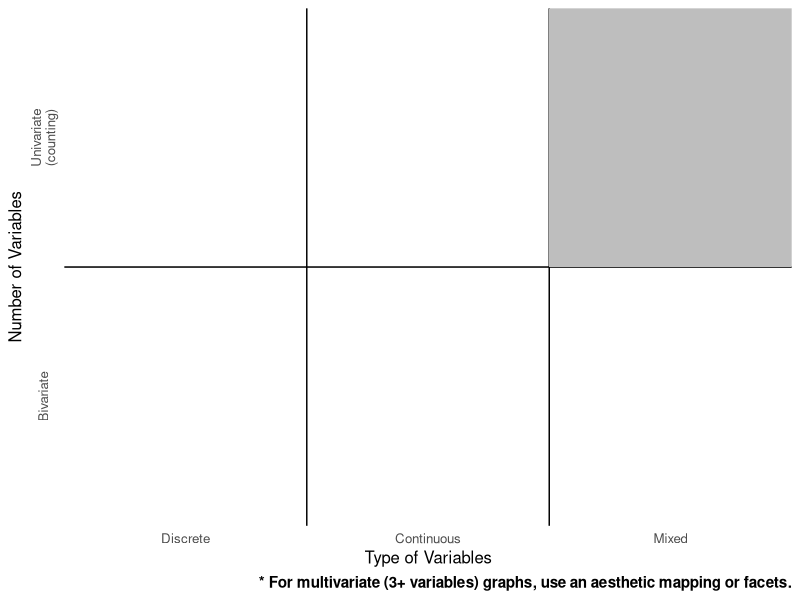
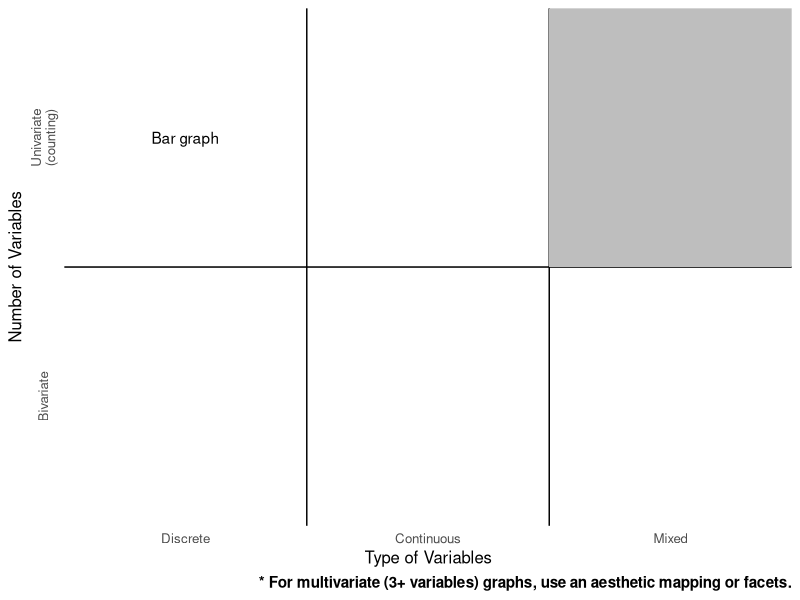
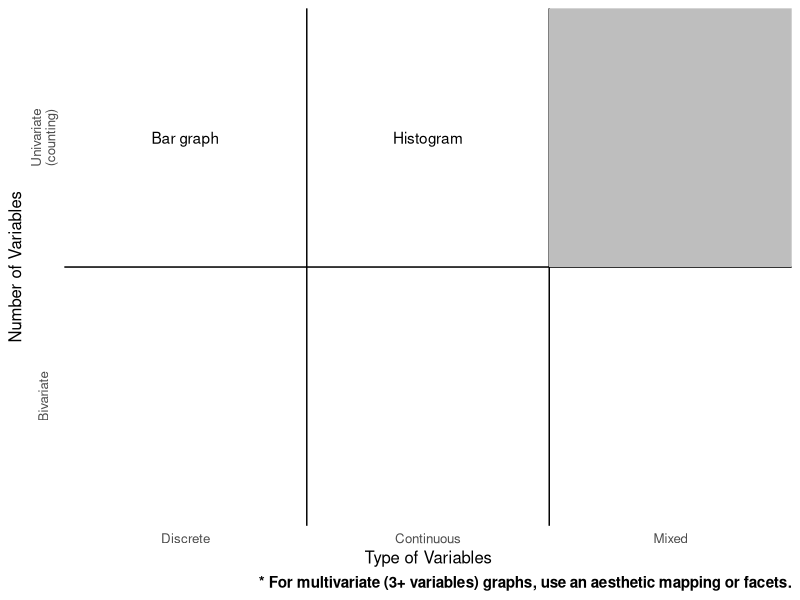
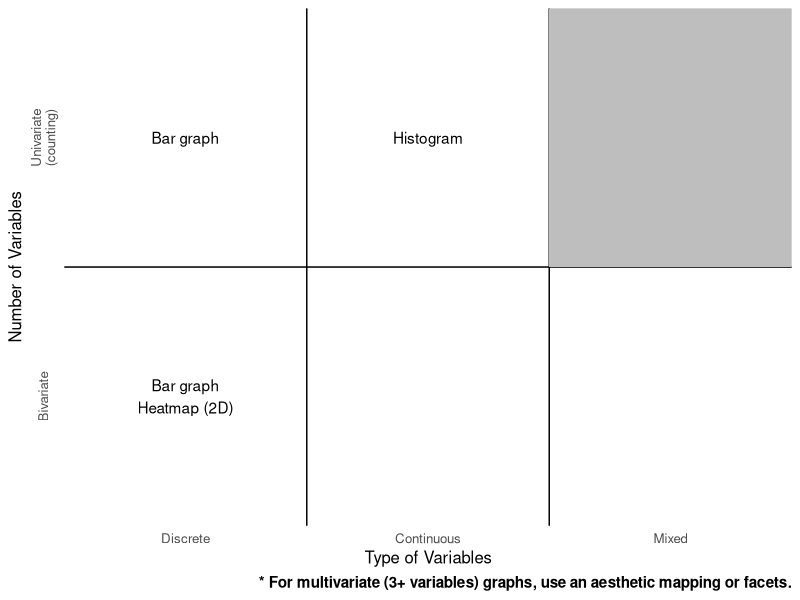
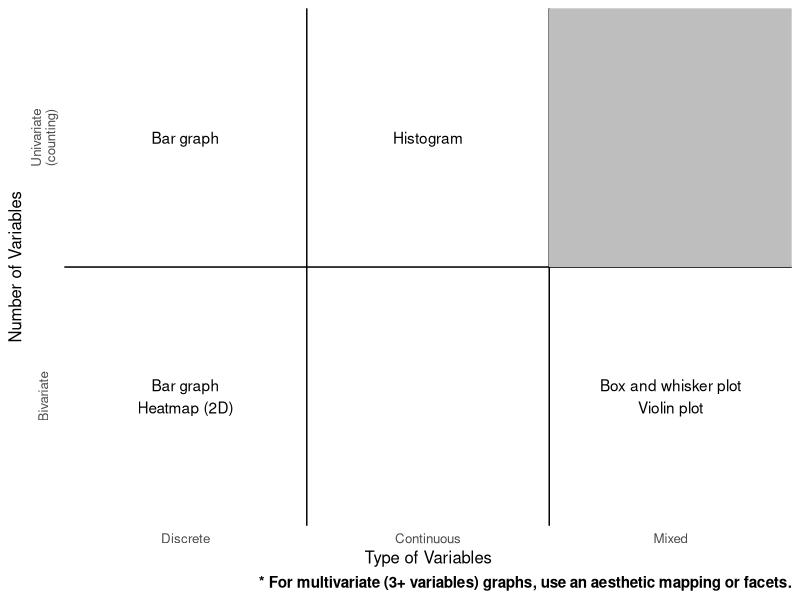
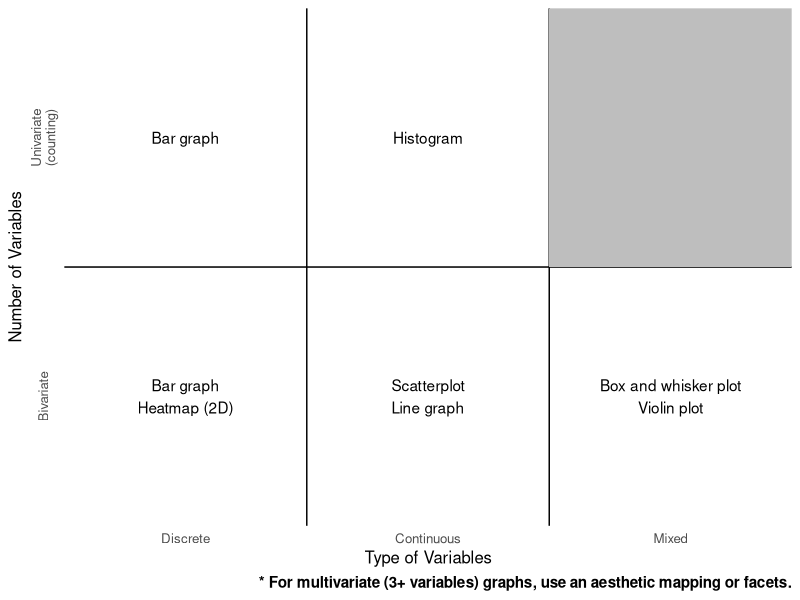

R code for these plots, in order:
## ---- chunk 1
#| label: setup

p <- ggplot2::ggplot() + ggplot2::geom_hline(yintercept = 0) +
  ggplot2::geom_vline(xintercept = -0.5) + ggplot2::geom_vline(xintercept = 0.5) +
  ggplot2::scale_x_continuous(
    limits = c(-1.5, 1.5),
    labels = c("Discrete",
               "Continuous", "Mixed"),
    breaks = c(-1, 0, 1),
    expand = c(0,
               0)
  ) + ggplot2::scale_y_continuous(
    limits = c(-1,
               1),
    labels = c("Bivariate", "Univariate\n(counting)"),
    breaks = c(-0.5, 0.5),
    expand = c(0, 0)
  ) + ggplot2::labs(y = "Number of Variables",
                    x = "Type of Variables", caption = "* For multivariate (3+ variables) graphs, use an aesthetic mapping or facets.") + ggplot2::geom_rect(ggplot2::aes(
                      xmin = 0.5,
                      xmax = 1.5,
                      ymin = 0,
                      ymax = 1
                    ), fill = "gray") + ggplot2::theme_minimal(base_size = 12) +
  ggplot2::theme(
    axis.text.y = ggplot2::element_text(angle = 90,
                                        hjust = 0.5),
    axis.ticks = ggplot2::element_blank(),
    panel.grid = ggplot2::element_blank(),
    plot.caption = ggplot2::element_text(face = "bold",
                                         size = 11)
  )
## ---- chunk 2
p
## ---- chunk 3
p <-
  p +
  ggplot2::annotate("text",
                    x = -1,
                    y = 0.5,
                    label = "Bar graph")
p
## ---- chunk 4
p <-
  p +
  ggplot2::annotate("text",
                    x = 0,
                    y = 0.5,
                    label = "Histogram")
p
## ---- chunk 5
p <-
  p +
  ggplot2::annotate(
    "text",
    x = -1,
    y = -0.5,
    label = paste("Bar graph",
                  "Heatmap (2D)", sep = "\n")
  )
p
## ---- chunk 6
p <-
  p +
  ggplot2::annotate(
    "text",
    x = 1,
    y = -0.5,
    label = paste("Box and whisker plot", "Violin plot",
                  sep = "\n")
  )
p
## ---- chunk 7
p <-
  p +
  ggplot2::annotate(
    "text",
    x = 0,
    y = -0.5,
    label = paste("Scatterplot", "Line graph",
                  sep = "\n")
  )
p
